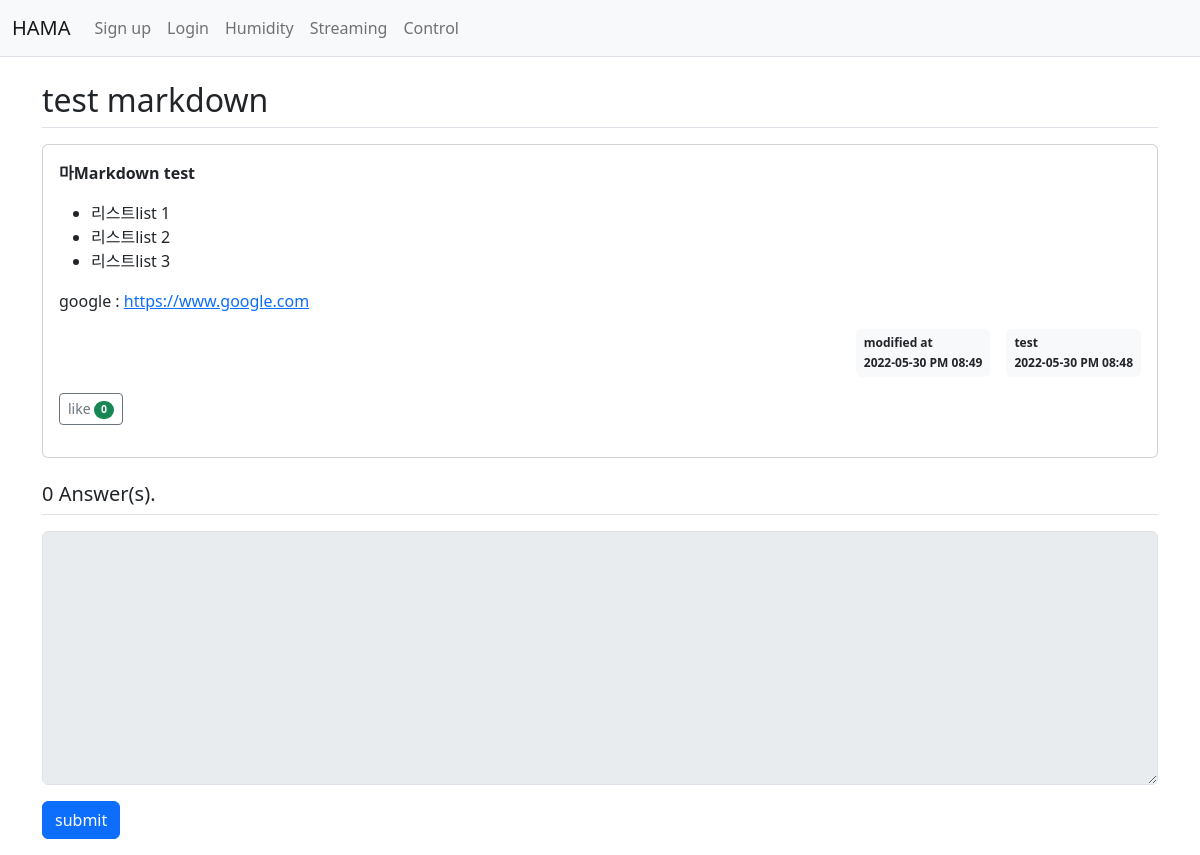
The app's page /question/detail/305/, older data.
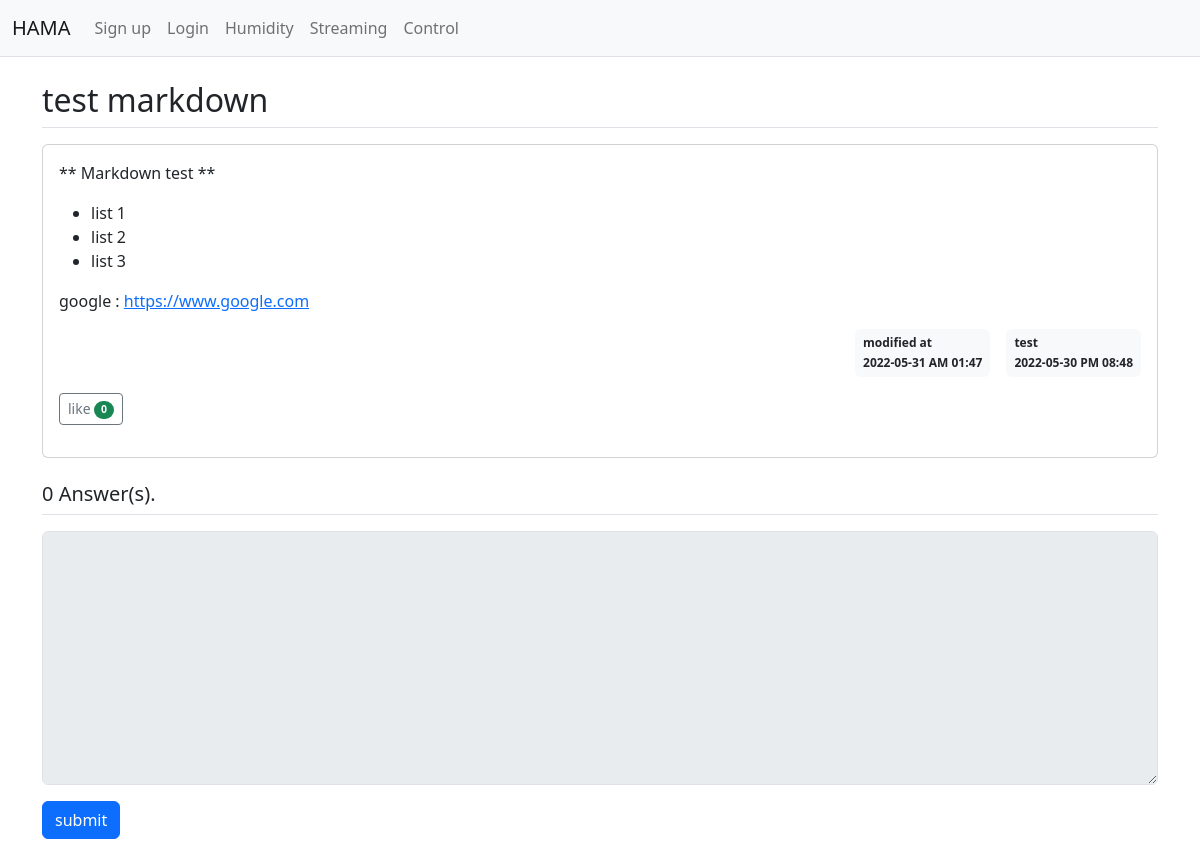
The same page, newer data.
### app/models.py (models this page shows)
class Question(db.Model):
	id = db.Column(db.Integer, primary_key=True)
	subject = db.Column(db.String(200), nullable=False)
	content = db.Column(db.Text(), nullable=False)
	create_date = db.Column(db.DateTime(), nullable=False)
	user_id = db.Column(db.Integer, db.ForeignKey('user.id', ondelete='CASCADE'), nullable=False)
	user = db.relationship('User', backref=db.backref('question_set'))
	modify_date = db.Column(db.DateTime(), nullable=True)
	voter = db.relationship('User', secondary=question_voter, backref=db.backref('question_voter_set'))

class User(db.Model):
    id = db.Column(db.Integer, primary_key=True)
    username = db.Column(db.String(150), unique=True, nullable=False)
    password = db.Column(db.String(200), nullable=False)
    email = db.Column(db.String(120), unique=True, nullable=False)

### app/views/question_views.py (the view)
@bp.route('/detail/<int:question_id>/')
def detail(question_id):
    form = AnswerForm()
    question = Question.query.get_or_404(question_id)
    return render_template('question/question_detail.html', question=question, form=form)

### app/forms.py
class AnswerForm(FlaskForm):
    content = TextAreaField('answer', validators=[DataRequired()])

### app/filter.py (called while the page is built)
def format_datetime(value, fmt='%Y-%m-%d %p %I:%M'):
    return value.strftime(fmt)

### app/views/auth_views.py (called while the page is built)
@bp.before_app_request
def load_logged_in_user():
    user_id = session.get('user_id')
    if user_id is None:
        g.user = None
    else:
        g.user = User.query.get(user_id)

### app/templates/question/question_detail.html (shortened to what this page needs)
{% extends 'base.html' %}
{% block content %}
<div class="container my-3">
    <h2 class="border-bottom py-2">{{ question.subject }}</h2>
    <div class="card my-3">
        <div class="card-body">
            <div class="card-text">{{ question.content|markdown }}</div>
            <div class="d-flex justify-content-end">
                {% if question.modify_date %}
                <div class="badge bg-light text-dark p-2 text-start mx-3">
                    <div class="mb-2">modified at</div>
                    <div>{{ question.modify_date|datetime }}</div>
                </div>
                {% endif %}
                <div class="badge bg-light text-dark p-2 text-start">
                     <div class="mb-2">{{ question.user.username }}</div>
                     <div>{{ question.create_date|datetime }}</div>
                </div>
            </div>
            <div class="my-3">
                <a href="javascript:void(0)" data-uri="{{ url_for('question.vote', question_id=question.id) }}"
                    class="recommend btn btn-sm btn-outline-secondary"> like
                    <span class="badge rounded-pill bg-success">{{ question.voter|length }}</span>
                </a>
            </div>
        </div>
    </div>
    <h5 class="border-bottom my-3 py-2">{{ question.answer_set|length }} Answer(s). </h5>
    <form action="{{ url_for('answer.create', question_id=question.id) }}" method="post" class="my-3">
        <div class="mb-3">
            <textarea {% if not g.user %}disabled{% endif %} name="content" id="content" class="form-control" rows="10"></textarea>
        </div>
        <input type="submit" value="submit" class="btn btn-primary">
    </form>
</div>
{% endblock %}

### app/templates/base.html (shortened to what this page needs)
<!doctype html>
<html lang="ko">
<head>
    <link href="https://cdn.jsdelivr.net/npm/bootstrap@5.1.3/dist/css/bootstrap.min.css" rel="stylesheet">
    <link rel="stylesheet" href="{{ url_for('static', filename='bootstrap.min.css') }}">
    <link rel="stylesheet" href="{{ url_for('static', filename='style.css') }}">
</head>
<body>
{% include "navbar.html" %}
{% block content %}
{% endblock %}
</body>
</html>

### app/templates/navbar.html (shortened to what this page needs)
<nav class="navbar navbar-expand-lg navbar-light bg-light border-bottom">
    <div class="container-fluid">
        <a class="navbar-brand" href="{{ url_for('main.index') }}">HAMA</a>
        <div class="collapse navbar-collapse" id="navbarSupportedContent">
             {% if g.user %}
            <ul class="navbar-nav">
                <li class="nav-item ">
                    <a class="nav-link" href="{{ url_for('auth.logout') }}">{{ g.user.username }} (Logout)</a>
                </li>
                <li class="nav-item">
                    <a class="nav-link" href="{{ url_for('data.get_data') }}">Humidity</a>
                </li>
                <li class="nav-item">
                    <a class="nav-link" href="{{ url_for('data.get_camera') }}">Streaming</a>
                </li>
                <li class="nav-item">
                    <a class="nav-link" href="{{ url_for('data.motorhome') }}">Control</a>
                </li>
            </ul>
            {% else %}
            <ul class="navbar-nav me-auto mb-2 mb-lg-0">
                <li class="nav-item">
                    <a class="nav-link" href="{{ url_for('auth.signup') }}">Sign up</a>
                </li>
                <li class="nav-item">
                    <a class="nav-link" href="{{ url_for('auth.login') }}">Login</a>
                </li>
                <li class="nav-item">
                    <a class="nav-link" href="{{ url_for('data.get_data') }}">Humidity</a>
                </li>
                <li class="nav-item">
                    <a class="nav-link" href="{{ url_for('data.get_camera') }}">Streaming</a>
                </li>
                <li class="nav-item">
                    <a class="nav-link" href="{{ url_for('data.motorhome') }}">Control</a>
                </li>
            </ul>
            {% endif %}
        </div>
    </div>
</nav>

Row changes from the older to the newer data that the page shows:
changed Question "test markdown": content "마Markdown test 리스트list 1 리스트list 2 리스트list 3 google : https://www.google.com" → "** Markdown test ** list 1 list 2 list 3 google : https://www.google.com"; modify_date "2022-05-30 PM 08:49" → "2022-05-31 AM 01:47"
